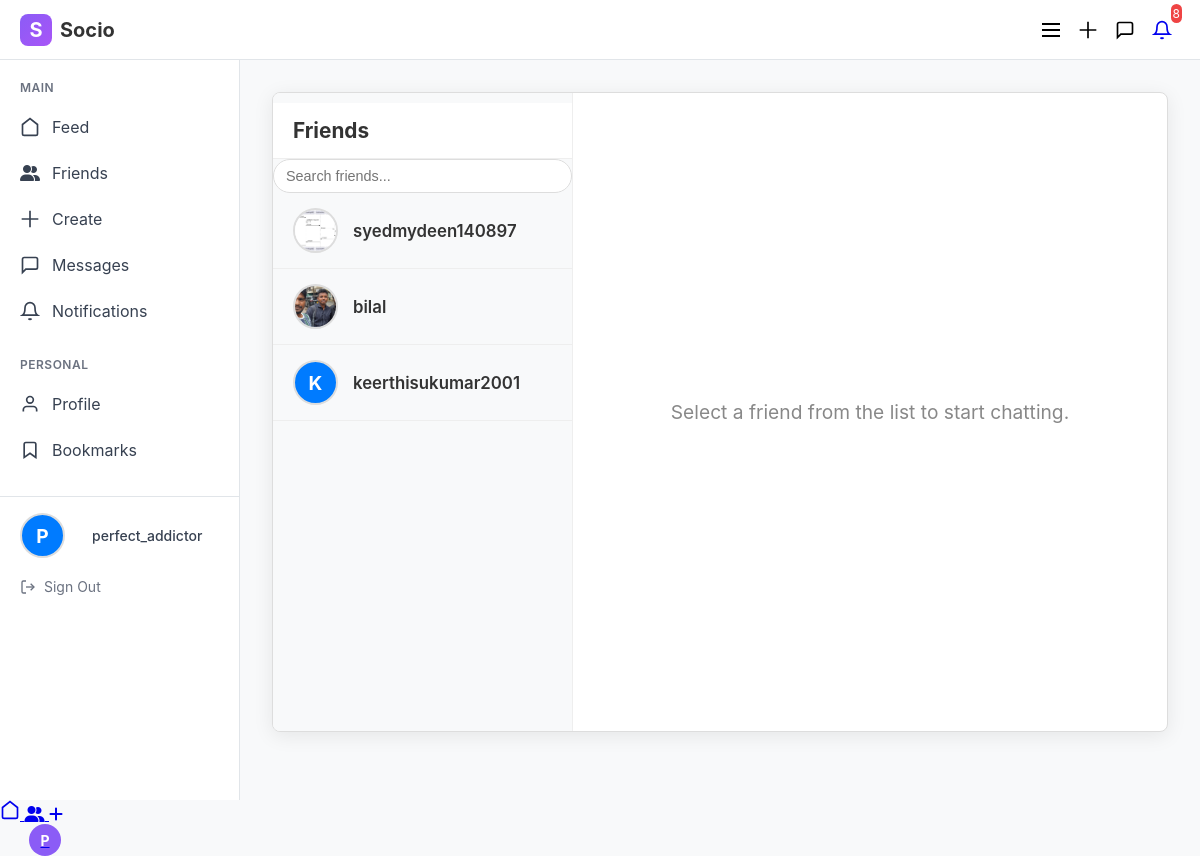
Screenshot of /chat/ (signed in) with the database file from the repository.
### accounts/models.py (models this page shows, shortened)
class UserDetails(AbstractUser):
    profile_photo = models.ImageField(
        upload_to='profile_photos/',
        null=True,
        blank=True,
        validators=[FileExtensionValidator(['jpg', 'jpeg', 'png'])]
    )
    bio = models.TextField(max_length=500, blank=True, null=True)
    website = models.URLField(max_length=200, blank=True, null=True)
    location = models.CharField(max_length=100, blank=True, null=True)
    is_online = models.BooleanField(default=False)
    last_seen = models.DateTimeField(null=True, blank=True)
    def get_friends(self):
        accepted = FriendRequest.objects.filter(
            Q(from_user=self) | Q(to_user=self),
            is_accepted=True
        )
        return [fr.to_user if fr.from_user == self else fr.from_user for fr in accepted]
    class Meta:
        verbose_name = 'User Details'
        verbose_name_plural = 'Users Details'

### chat/views.py (the view, shortened to what this page needs)
# urls.py: path('', views.chat_view, name='chat_home'),
@login_required
def chat_view(request, friend_id=None):
    user = request.user
    user.is_online = True
    user.last_seen = timezone.now()
    user.save()
    friends_data = []
    friends = user.get_friends()
    for friend in friends:
        unread_count = Message.objects.filter(
            sender=friend,
            receiver=user,
            is_read=False,
            deleted_for_receiver=False,
            deleted_for_everyone=False
        ).count()
        latest_message_agg = Message.objects.filter(
            Q(sender=user, receiver=friend, deleted_for_sender=False, deleted_for_everyone=False) |
            Q(sender=friend, receiver=user, deleted_for_receiver=False, deleted_for_everyone=False)
        ).aggregate(latest_timestamp=Max('timestamp'))
        latest_message_timestamp = latest_message_agg['latest_timestamp']
        if not latest_message_timestamp:
            latest_message_timestamp = timezone.make_aware(datetime.datetime(1970, 1, 1))
        friends_data.append({
            'user': friend,
            'unread_count': unread_count,
            'latest_message_timestamp': latest_message_timestamp
        })
    friends_data.sort(key=lambda x: x['latest_message_timestamp'], reverse=True)
    selected_friend = None
    messages = []
    context = {
        'friends': friends_data,
        'selected_friend': selected_friend,
        'messages': messages,
    }
    return render(request, 'chat/chat_page.html', context)

### notifications/context_processors.py (called while the page is built)
def unread_notifications(request):
    if request.user.is_authenticated:
        return {
            'unread_count': Notification.objects.filter(
                user=request.user,
                is_read=False
            ).count()
        }
    return {'unread_count': 0}

### templates/chat/chat_page.html (shortened to what this page needs)
{% extends "base.html" %}
{% block content %}
<div class="chat-container">
    <div class="friends-list {% if selected_friend %}hidden{% endif %}" id="friends-list">
        <h2>Friends</h2>
         <div class="friends-search-container">
            <input type="text" class="friends-search-input" id="friends-search-input" placeholder="Search friends...">
        </div>
        {% for friend_data in friends %}
            {% with friend=friend_data.user unread_count=friend_data.unread_count %}
                <div class="friend-item {% if selected_friend and friend.id == selected_friend.id %}active{% endif %}"
                     data-friend-id="{{ friend.id }}"
                     data-friend-username="{{ friend.username }}"
                     data-friend-is-online="{{ friend.is_online|yesno:'true,false' }}"
                     data-friend-last-seen="{{ friend.last_seen|date:'c'|default:'' }}">
                    {% if friend.profile_photo and friend.profile_photo.url %}
                        <img src="{{ friend.profile_photo.url }}" alt="{{ friend.username }}'s profile photo">
                    {% else %}
                        <div class="avatar-circle">
                            <span>{{ friend.username|slice:":1"|upper }}</span>
                        </div>
                    {% endif %}
                    <div class="friend-item-info">
                        <div class="name-and-count">
                            <span>{{ friend.username }}</span>
                        </div>
                    </div>
                </div>
            {% endwith %}
        {% empty %}
            <p style="padding: 20px; text-align: center; color: #666;">No friends found.</p>
        {% endfor %}
    </div>
    <div class="chat-area" id="chat-area">
        <div class="no-chat-selected" id="no-chat-selected">
            <p>Select a friend from the list to start chatting.</p>
        </div>
    </div>
</div>
{% endblock content %}

### templates/base.html (shortened to what this page needs)
<!DOCTYPE html>
<html lang="en">
<head>
     <link href="https://cdnjs.cloudflare.com/ajax/libs/font-awesome/6.4.0/css/all.min.css" rel="stylesheet">
</head>
<body>
    <header class="header">
        <div class="logo">
            <div class="logo-icon">S</div>
            <span>Socio</span>
        </div>
        <div class="header-actions">
            <button class="header-btn" id="mobile-menu-toggle">
                <svg width="24" height="24" viewBox="0 0 24 24" fill="none" stroke="currentColor" stroke-width="2">
                    <line x1="3" y1="12" x2="21" y2="12" />
                    <line x1="3" y1="6" x2="21" y2="6" />
                    <line x1="3" y1="18" x2="21" y2="18" />
                </svg>
            </button>
            <button class="header-btn">
                <svg width="20" height="20" viewBox="0 0 24 24" fill="none" stroke="currentColor" stroke-width="2">
                    <path d="M12 2v20M2 12h20"/>
                </svg>
            </button>
        <button class="header-btn" onclick="window.location.href='{% url 'chat:chat_home' %}'">
    <svg width="20" height="20" viewBox="0 0 24 24" fill="none" stroke="currentColor" stroke-width="2">
        <path d="M21 15a2 2 0 0 1-2 2H7l-4 4V5a2 2 0 0 1 2-2h14a2 2 0 0 1 2 2z"/>
    </svg>
</button>
            <a href="{% url 'notifications:notifications_view' %}" class="header-btn relative">
                <svg width="20" height="20" viewBox="0 0 24 24" fill="none" stroke="currentColor" stroke-width="2">
                    <path d="M18 8A6 6 0 0 0 6 8c0 7-3 9-3 9h18s-3-2-3-9"/>
                    <path d="M13.73 21a2 2 0 0 1-3.46 0"/>
                </svg>
                {% if unread_count > 0 %}
                <span class="absolute -top-1 -right-1 bg-red-500 text-white text-xs rounded-full h-4 w-4 flex items-center justify-center">
                    {{ unread_count }}
                </span>
                {% endif %}
            </a>
        </div>
    </header>
    <nav class="sidebar">
        <div class="sidebar-section">
            <div class="sidebar-title">Main</div>
            <ul class="sidebar-menu">
                <li class="sidebar-item">
                    <a href="{% url 'posts:feed' %}" class="sidebar-link">
                        <div class="sidebar-icon">
                            <svg width="20" height="20" viewBox="0 0 24 24" fill="none" stroke="currentColor" stroke-width="2">
                                <path d="M3 9l9-7 9 7v11a2 2 0 0 1-2 2H5a2 2 0 0 1-2-2z"/>
                            </svg>
                        </div>
                        Feed
                    </a>
                </li>
                <li class="sidebar-item">
                    <a href="{% url 'friends' %}" class="sidebar-link">
                        <div class="sidebar-icon">
<i class="fas fa-user-friends"></i>
                        </div>
                        Friends
                    </a>
                </li>
                <li class="sidebar-item">
                    <a href="{% url 'posts:create_post' %}" class="sidebar-link">
                        <div class="sidebar-icon">
                            <svg width="20" height="20" viewBox="0 0 24 24" fill="none" stroke="currentColor" stroke-width="2">
                                <path d="M12 2v20M2 12h20"/>
                            </svg>
                        </div>
                        Create
                    </a>
                </li>
                <li class="sidebar-item">
                    <a href="{% url 'chat:chat_home' %}" class="sidebar-link">
                        <div class="sidebar-icon">
                            <svg width="20" height="20" viewBox="0 0 24 24" fill="none" stroke="currentColor" stroke-width="2">
                                <path d="M21 15a2 2 0 0 1-2 2H7l-4 4V5a2 2 0 0 1 2-2h14a2 2 0 0 1 2 2z"/>
                            </svg>
                        </div>
                        Messages
                    </a>
                </li>
                <li class="sidebar-item">
                    <a href="{% url 'notifications:notifications_view' %}" class="sidebar-link">
                        <div class="sidebar-icon">
                            <svg width="20" height="20" viewBox="0 0 24 24" fill="none" stroke="currentColor" stroke-width="2">
                                <path d="M18 8A6 6 0 0 0 6 8c0 7-3 9-3 9h18s-3-2-3-9"/>
                                <path d="M13.73 21a2 2 0 0 1-3.46 0"/>
                            </svg>
                        </div>
                        Notifications
                    </a>
                </li>
            </ul>
        </div>
        <div class="sidebar-section">
            <div class="sidebar-title">Personal</div>
            <ul class="sidebar-menu">
                <li class="sidebar-item">
                    <a href="{% url 'profile' %}" class="sidebar-link">
                        <div class="sidebar-icon">
                            <svg width="20" height="20" viewBox="0 0 24 24" fill="none" stroke="currentColor" stroke-width="2">
                                <path d="M20 21v-2a4 4 0 0 0-4-4H8a4 4 0 0 0-4 4v2"/>
                                <circle cx="12" cy="7" r="4"/>
                            </svg>
                        </div>
                        Profile
                    </a>
                </li>
                <li class="sidebar-item">
                    <a href="{% url 'posts:saved_posts' %}" class="sidebar-link">
                        <div class="sidebar-icon">
                            <svg width="20" height="20" viewBox="0 0 24 24" fill="none" stroke="currentColor" stroke-width="2">
                                <path d="M19 21l-7-5-7 5V5a2 2 0 0 1 2-2h10a2 2 0 0 1 2 2z"/>
                            </svg>
                        </div>
                        Bookmarks
                    </a>
                </li>
            </ul>
        </div>
        <div class="user-profile">
            <div class="user-info">
                <div class="profile-avatar">
                    <div class="avatar-circle" id="avatar-display">
                        {% if user.profile_photo %}
                            <img src="{{ user.profile_photo.url }}" alt="Profile Photo" id="avatar-img">
                        {% else %}
                            <span id="avatar-letter">{{ user.username|slice:":1"|upper }}</span>
                        {% endif %}
                    </div>
                </div>
                <div class="user-name">
                    {{ request.user.username }}
                </div>
            </div>
            <a href="{% url 'user_logout' %}" class="sign-out">
                <svg width="16" height="16" viewBox="0 0 24 24" fill="none"
                     stroke="currentColor" stroke-width="2">
                    <path d="M9 21H5a2 2 0 0 1-2-2V5a2 2 0 0 1 2-2h4"/>
                    <polyline points="16,17 21,12 16,7"/>
                    <line x1="21" y1="12" x2="9" y2="12"/>
                </svg>
                Sign Out
            </a>
        </div>
    </nav>
    <main class="main-content">
        {% block content %}
        {% endblock %}
    </main>
    <nav class="bottom-nav">
        <a href="{% url 'posts:feed' %}" class="bottom-nav-item">
            <span><svg width="20" height="20" viewBox="0 0 24 24" fill="none" stroke="currentColor" stroke-width="2">
                                <path d="M3 9l9-7 9 7v11a2 2 0 0 1-2 2H5a2 2 0 0 1-2-2z"/>
                            </svg></span>
        </a>
        <a href="{% url 'friends' %}" class="bottom-nav-item">
          <span> <i class="fas fa-user-friends"></i></span>
        </a>
        <a href="{% url 'posts:create_post' %}" class="bottom-nav-item">
            <span> <i class="fas fa-plus"></i></span>
        </a>
        <a href="{% url 'profile' %}" class="bottom-nav-item d-flex">
            <div class="avatarp-circle" id="avatar-display">
                                 {% if user.profile_photo %}
                            <img src="{{ user.profile_photo.url }}" alt="Profile Photo" id="avatar-img">
                        {% else %}
                            <span id="avatar-letter">{{ user.username|slice:":1"|upper }}</span>
                        {% endif %}
                    </div>
        </a>
    </nav>
</body>
</html>

### templates/base.html (style rules this page uses)
* { margin: 0; padding: 0; box-sizing: border-box; }
body { font-family: -apple-system, BlinkMacSystemFont, 'Segoe UI', Roboto, sans-serif; background-color: #f8f9fa; color: #333; }
.header { background: white; border-bottom: 1px solid #e1e5e9; padding: 12px 20px; display: flex; align-items: center; justify-content: space-between; position: fixed; top: 0; left: 0; right: 0; z-index: 1000; height: 60px; }
.logo { display: flex; align-items: center; gap: 8px; font-size: 20px; font-weight: bold; color: #333; }
.logo-icon { width: 32px; height: 32px; background: linear-gradient(135deg, #8b5cf6, #a855f7); border-radius: 8px; display: flex; align-items: center; justify-content: center; color: white; font-weight: bold; }
.header-actions { display: flex; align-items: center; gap: 16px; }
.header-btn { width: 36px; height: 36px; border: none; background: none; border-radius: 50%; display: flex; align-items: center; justify-content: center; cursor: pointer; transition: background-color 0.2s; }
.sidebar { position: fixed; left: 0; top: 60px; width: 240px; height: calc(100vh - 60px); background: white; border-right: 1px solid #e1e5e9; padding: 20px 0; overflow-y: auto; }
.sidebar-section { margin-bottom: 24px; }
.sidebar-title { padding: 0 20px 8px; font-size: 12px; font-weight: 600; color: #6b7280; text-transform: uppercase; letter-spacing: 0.5px; }
.sidebar-menu { list-style: none; }
.sidebar-item { margin: 2px 0; }
.sidebar-link { display: flex; align-items: center; gap: 12px; padding: 12px 20px; color: #374151; text-decoration: none; transition: all 0.2s; border-radius: 0; }
.sidebar-icon { width: 20px; height: 20px; display: flex; align-items: center; justify-content: center; }
.user-profile { padding: 16px 20px; border-top: 1px solid #e1e5e9; margin-top: auto; }
.user-info { display: flex; align-items: center; gap: 12px; margin-bottom: 12px; }
.avatar-circle { width: 32px; height: 32px; border-radius: 50%; overflow: hidden; background: #8b5cf6; display: flex; align-items: center; justify-content: center; color: white; font-weight: bold; font-size: 14px; }
.avatarp-circle { margin-left: 29px; width: 32px; height: 32px; border-radius: 50%; overflow: hidden; background: #8b5cf6; display: flex; align-items: center; justify-content: center; color: white; font-weight: bold; font-size: 14px; }
.user-name { font-size: 14px; font-weight: 500; color: #374151; }
.sign-out { display: flex; align-items: center; gap: 8px; color: #6b7280; text-decoration: none; font-size: 14px; padding: 8px 0; }
.main-content { margin-left: 240px; margin-top: 60px; padding: 32px; min-height: calc(100vh - 60px); }

### rows the page displays
UserDetails: username "P", user.username "perfect_addictor"
UserDetails: user.profile_photo (picture), user.username "syedmydeen140897"
UserDetails: user.profile_photo (picture), user.username "bilal"
UserDetails: user.username "K", user.username "keerthisukumar2001"

### other values shown
{{ unread_count }} "8"
